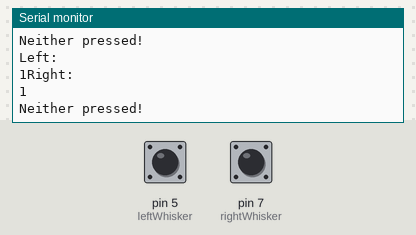
The sketch below on a simulated Arduino Uno, built with avr-gcc and run on an emulated ATmega328P. On the bench: the last lines printed to the serial monitor. The inputs (shaded band) are chosen by the test bench; at power-on: pin 5 (leftWhisker) HIGH, pin 7 (rightWhisker) HIGH.

Above: at 1.2 s.
1.3 s: pin 5 (leftWhisker) pulled LOW for 0.15 s
At 1.39 s:
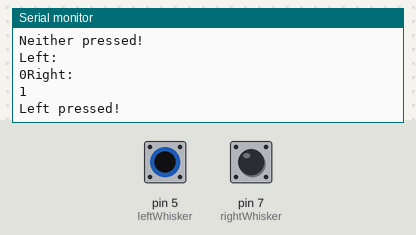
2.9 s: pin 7 (rightWhisker) pulled LOW for 0.15 s
At 3.0 s:
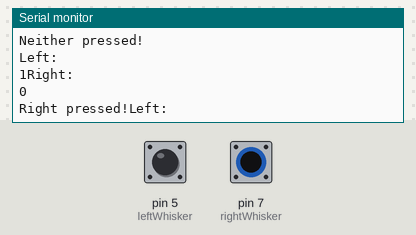
4.5 s: pin 5 (leftWhisker) driven LOW and pin 7 (rightWhisker) driven LOW
At 4.61 s:
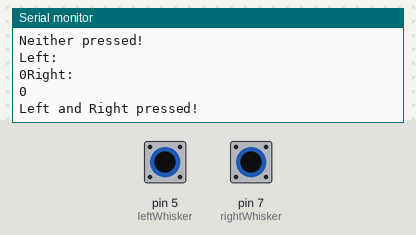

The sketch:

Robot_Cat_Whiskers.ino
```cpp
int leftWhisker = 5 ;
int rightWhisker = 7 ;

void setup() {
  // put your setup code here, to run once:
  Serial.begin(9600);

  pinMode(leftWhisker, INPUT);
  pinMode(rightWhisker, INPUT);
}

void loop() {
  // put your main code here, to run repeatedly:
  int lwValue = digitalRead(leftWhisker);
  int rwValue = digitalRead(rightWhisker);

  Serial.println("Left: ");
  Serial.print(lwValue);
  Serial.println("Right: ");
  Serial.print(rwValue);
  Serial.println(" ");

if(lwValue == 0 && rwValue == 0) {
  Serial.println("Left and Right pressed!");
} else if(lwValue == 0) {
  Serial.println("Left pressed!");
} else if(rwValue == 0) {
  Serial.print("Right pressed!");
} else {
  Serial.println("Neither pressed!");
}

delay(100);
}
```

Measured:
- after the input at 1.3 s, the serial monitor: prints a new line at once (image 1)
- after the input at 2.9 s, the serial monitor: prints a new line at once (image 2)
- after the input at 4.5 s, the serial monitor: prints a new line at once (image 3)
